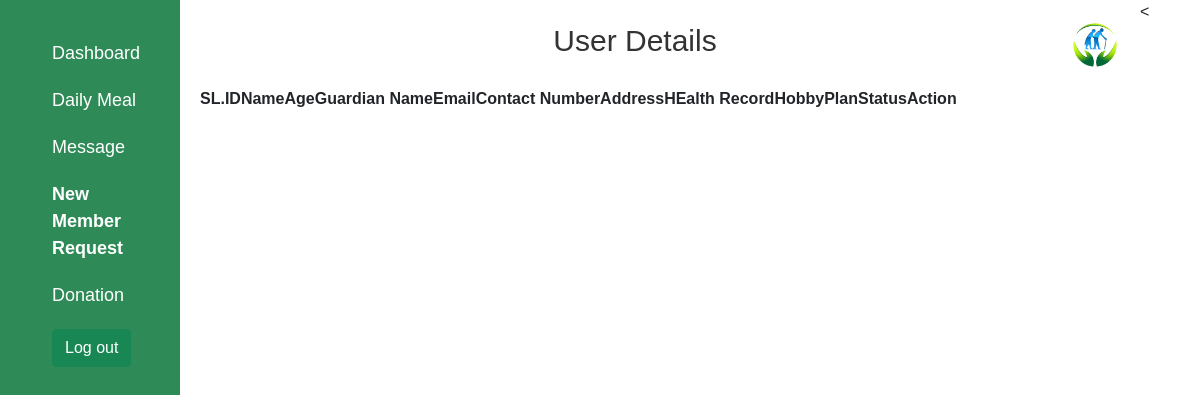
Before: /Admin/user_info.php with the older database file.
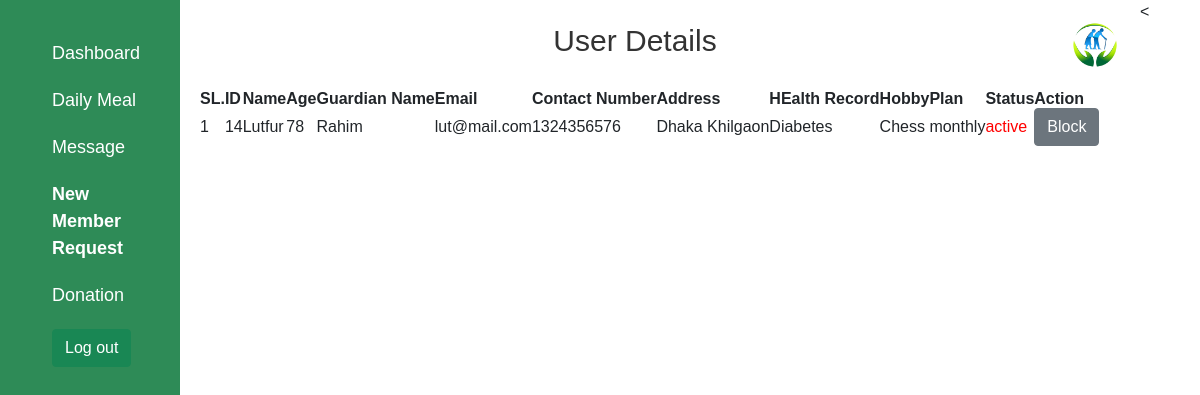
After: the same page with the newer database file.
### tables this page shows
CREATE TABLE `users` (
  `id` int(11) NOT NULL,
  `name` varchar(255) NOT NULL,
  `email` varchar(255) NOT NULL,
  `pass` varchar(255) NOT NULL,
  `g_name` varchar(255) NOT NULL,
  `g_relation` varchar(255) NOT NULL,
  `age` int(11) NOT NULL,
  `number` varchar(100) NOT NULL,
  `address` varchar(500) NOT NULL,
  `health_record` varchar(255) NOT NULL,
  `hobby` varchar(255) NOT NULL,
  `plan` varchar(100) NOT NULL,
  `breakfast` varchar(100) NOT NULL,
  `lunch` varchar(100) NOT NULL,
  `dinner` varchar(100) NOT NULL,
  `message` varchar(500) NOT NULL,
  `image` varchar(255) DEFAULT NULL,
  `payment` int(11) NOT NULL,
  `comments` varchar(255) DEFAULT NULL,
  `status` varchar(200) DEFAULT NULL
);

### Admin/user_info.php (the view, shortened to what this page needs)
<?php
include("../Connection.php");
$user_data = mysqli_query($conn, "SELECT* FROM users WHERE status != 'pending'");
$i = 0;
?>
<html>
<head>
    <link rel="stylesheet" href="https://cdn.datatables.net/1.10.23/css/jquery.dataTables.min.css">
    <link href="https://cdn.jsdelivr.net/npm/bootstrap@5.1.3/dist/css/bootstrap.min.css" rel="stylesheet">
    <link rel="stylesheet" href="css/user_infos.css?v=<?php echo time(); ?>">
</head>
<body>
    <div class="sidebar">
        <ul class="nav-links">
            <li><a href="user_info.php">Dashboard</a></li>
            <li><a href="daily_meal.php">Daily Meal</a></li>
            <li><a href="contact_msg.php">Message</a></li>
            <li><a href="client_rqst.php" style="font-weight: bold;">New Member Request</a></li>
            <li><a href="donation_list.php">Donation</a></li>
            <a class="btn btn-success login" href="admin_login.php" role="button">Log out</a>
        </ul>
    </div>
    <div class="main-content">
        <div class="header">
            <h2>User Details</h2>
            <div class="profile-pic">
                <img src="../assets/logo.jpg" alt="Profile Picture">
            </div>
        </div>
        <table id="tableID" class="display" class="client-request-table">
            <thead>
                <tr>
                    <th>SL.</th>
                    <th>ID</th>
                    <th>Name</th>
                    <th>Age</th>
                    <th>Guardian Name</th>
                    <th>Email</th>
                    <th>Contact Number</th>
                    <th>Address</th>
                    <th>HEalth Record</th>
                    <th>Hobby</th>
                    <th>Plan</th>
                    <th>Status</th>
                    <th>Action</th>
                </tr>
            </thead>
            <tbody>
                <?php
                while ($row = mysqli_fetch_assoc($user_data)) {
                    $i++;
                ?>
                    <tr>
                        <td><?php echo $i; ?></td>
                        <td><?php echo $row['id'] ?></td>
                        <td><?php echo $row['name'] ?></td>
                        <td><?php echo $row['age'] ?></td>
                        <td><?php echo $row['g_name'] ?></td>
                        <td><?php echo $row['email'] ?></td>
                        <td><?php echo $row['number'] ?></td>
                        <td><?php echo $row['address'] ?></td>
                        <td><?php echo $row['health_record'] ?></td>
                        <td><?php echo $row['hobby'] ?></td>
                        <td><?php echo $row['plan'] ?></td>
                        <td style="color: red;"><?php echo $row['status'] ?></td>
                        <td> <?php
                                if($row['status'] == "active") { ?>
                                <a class="btn btn-secondary" href="status.php?status=blocked&id=<?php echo $row['id']?>">Block</a>
                            <?php  }elseif ($row['status'] == "blocked") {?>
                                <a class="btn btn-Success" href="status.php?status=active&id=<?php echo $row['id']?>">Active</a>
                                <a class="btn btn-danger" href="status.php?status=delete&id=<?php echo $row['id']?>">Delete</a>
                            <?php } ?>
                        </td>
                    </tr>
                <?php
                }
                ?>
            </tbody>
        </table>
    </div>
</body>
</html>

Changed rows visible on the page:
added users: id "14", name "Lutfur", age "78", g_name "Rahim", email "lut@mail.com", number "1324356576", address "Dhaka Khilgaon", health_record "Diabetes", hobby "Chess", plan "monthly", status "active"
